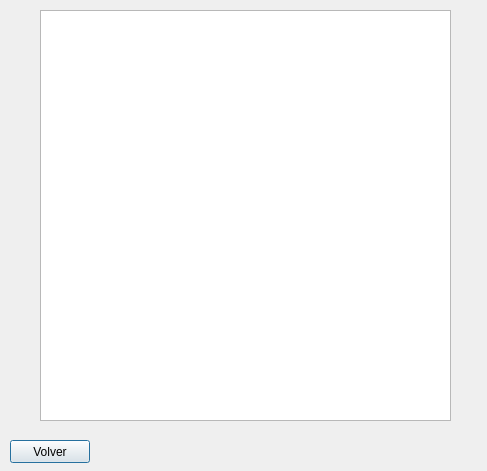
<?xml version="1.0" encoding="UTF-8"?>
<ui version="4.0">
 <class>ListaRecetasDialog</class>
 <widget class="QDialog" name="ListaRecetasDialog">
  <property name="geometry">
   <rect>
    <x>0</x>
    <y>0</y>
    <width>487</width>
    <height>471</height>
   </rect>
  </property>
  <property name="windowTitle">
   <string>Dialog</string>
  </property>
  <widget class="QListWidget" name="listWidgetRecetas">
   <property name="geometry">
    <rect>
     <x>40</x>
     <y>10</y>
     <width>411</width>
     <height>411</height>
    </rect>
   </property>
  </widget>
  <widget class="QPushButton" name="btnVolver">
   <property name="geometry">
    <rect>
     <x>10</x>
     <y>440</y>
     <width>80</width>
     <height>23</height>
    </rect>
   </property>
   <property name="text">
    <string>Volver</string>
   </property>
  </widget>
 </widget>
 <resources/>
 <connections/>
</ui>
